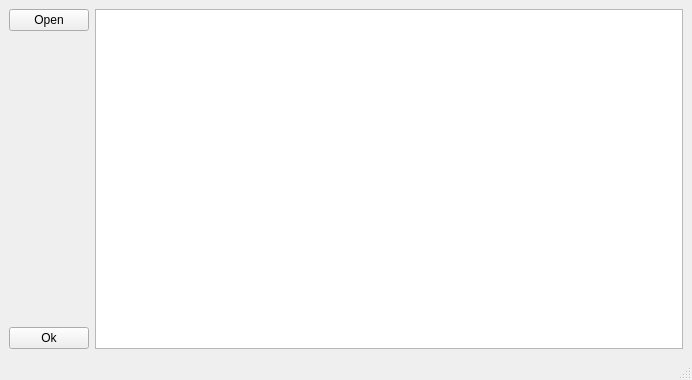
<?xml version="1.0" encoding="UTF-8"?>
<ui version="4.0">
 <class>MainWindow</class>
 <widget class="QMainWindow" name="MainWindow">
  <property name="geometry">
   <rect>
    <x>0</x>
    <y>0</y>
    <width>692</width>
    <height>380</height>
   </rect>
  </property>
  <property name="sizePolicy">
   <sizepolicy hsizetype="Fixed" vsizetype="Fixed">
    <horstretch>0</horstretch>
    <verstretch>0</verstretch>
   </sizepolicy>
  </property>
  <property name="windowTitle">
   <string>Add from file</string>
  </property>
  <widget class="QWidget" name="centralwidget">
   <property name="statusTip">
    <string/>
   </property>
   <layout class="QHBoxLayout" name="horizontalLayout">
    <item>
     <layout class="QVBoxLayout" name="verticalLayout">
      <item>
       <widget class="QPushButton" name="pushButton">
        <property name="text">
         <string>Open</string>
        </property>
       </widget>
      </item>
      <item>
       <spacer name="verticalSpacer">
        <property name="orientation">
         <enum>Qt::Vertical</enum>
        </property>
        <property name="sizeHint" stdset="0">
         <size>
          <width>20</width>
          <height>40</height>
         </size>
        </property>
       </spacer>
      </item>
      <item>
       <widget class="QPushButton" name="pushButton_2">
        <property name="text">
         <string>Ok</string>
        </property>
       </widget>
      </item>
     </layout>
    </item>
    <item>
     <widget class="QListView" name="listView"/>
    </item>
   </layout>
  </widget>
  <widget class="QStatusBar" name="statusbar"/>
  <action name="actionQuit">
   <property name="text">
    <string>Quit</string>
   </property>
  </action>
  <action name="actionAPI_Key_file">
   <property name="text">
    <string>API Keys</string>
   </property>
  </action>
  <action name="actionScraping_state">
   <property name="text">
    <string>Scraping state</string>
   </property>
  </action>
  <action name="actionAbout">
   <property name="text">
    <string>About Reaper</string>
   </property>
  </action>
  <action name="actionLicenses">
   <property name="text">
    <string>Licenses</string>
   </property>
  </action>
  <action name="actionAPI_Keys">
   <property name="text">
    <string>API Keys</string>
   </property>
  </action>
  <action name="actionJob_Queue">
   <property name="text">
    <string>Job Queue</string>
   </property>
  </action>
  <action name="actionSettings">
   <property name="text">
    <string>Settings</string>
   </property>
  </action>
  <action name="actionHelp">
   <property name="text">
    <string>Help</string>
   </property>
  </action>
  <action name="actionReport_a_bug">
   <property name="text">
    <string>Report a bug</string>
   </property>
  </action>
  <action name="actionScraping">
   <property name="checkable">
    <bool>true</bool>
   </property>
   <property name="checked">
    <bool>true</bool>
   </property>
   <property name="text">
    <string>Scraping</string>
   </property>
  </action>
  <action name="actionHistory">
   <property name="checkable">
    <bool>true</bool>
   </property>
   <property name="text">
    <string>History</string>
   </property>
  </action>
  <action name="actionHistory_2">
   <property name="text">
    <string>History</string>
   </property>
  </action>
  <action name="actionAPI_Key_Database">
   <property name="text">
    <string>API Key Database</string>
   </property>
  </action>
  <action name="actionAdvanced_mode">
   <property name="checkable">
    <bool>true</bool>
   </property>
   <property name="text">
    <string>Advanced mode</string>
   </property>
  </action>
  <action name="actionWebsite">
   <property name="text">
    <string>Website</string>
   </property>
  </action>
  <action name="actionQueue">
   <property name="text">
    <string>Queue</string>
   </property>
  </action>
  <action name="actionJob">
   <property name="text">
    <string>Job</string>
   </property>
  </action>
  <action name="actionDark_mode">
   <property name="checkable">
    <bool>true</bool>
   </property>
   <property name="text">
    <string>Dark mode</string>
   </property>
  </action>
 </widget>
 <resources/>
 <connections/>
</ui>
